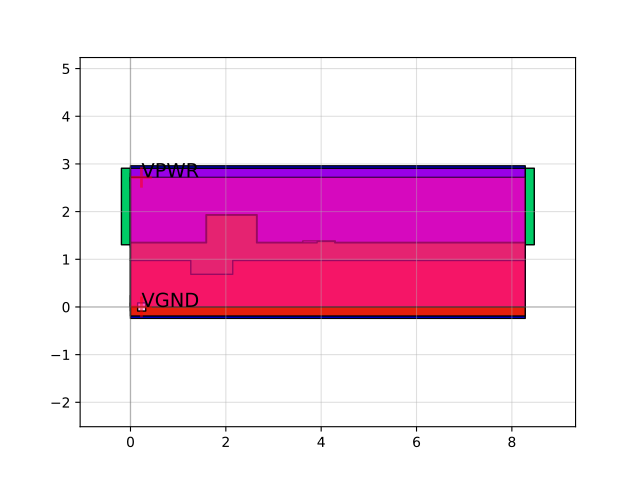

Here is the Python script that generated this plot:
import sky130

c = sky130.components.sky130_fd_sc_hd__sdlclkp_4()
c.plot()
